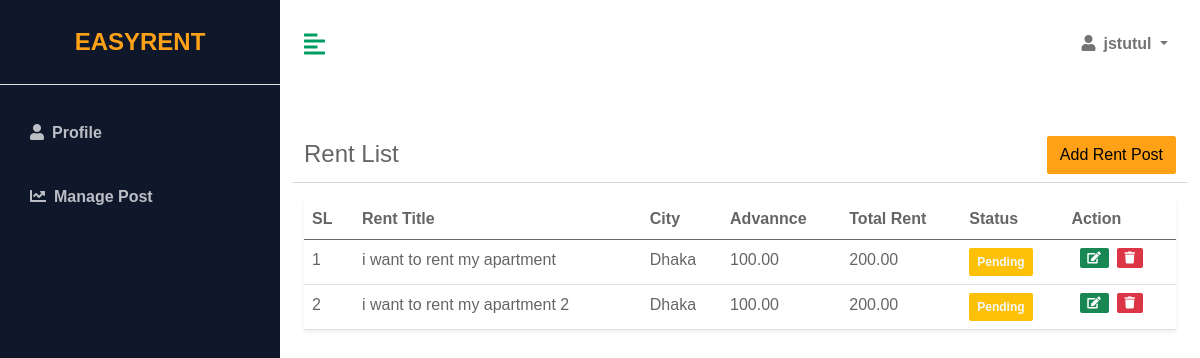
The app's page /account/rent-list (signed in), older data.
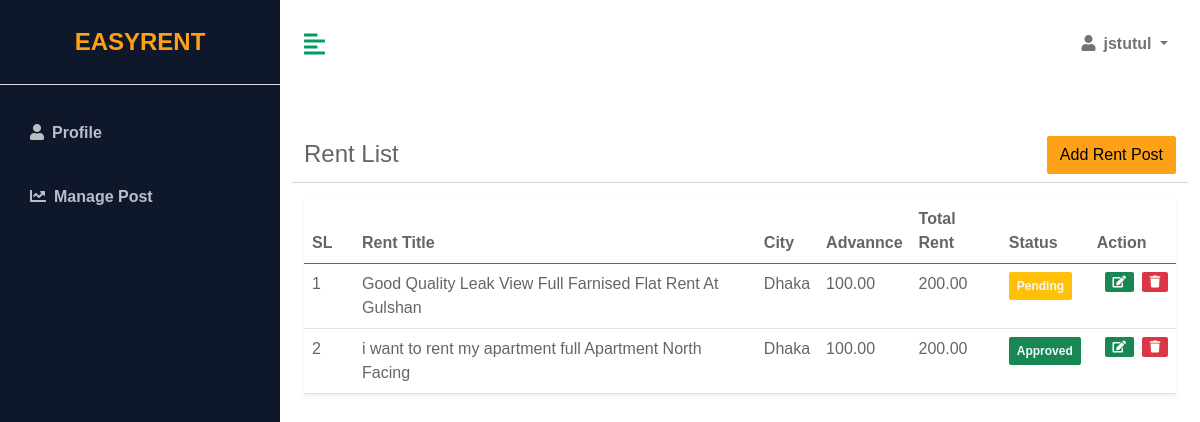
The same page, newer data.
### App_Rental/models.py (models this page shows, shortened)
class House(models.Model):
    owner = models.ForeignKey(User, on_delete=models.CASCADE)
    title = models.CharField(max_length=500, blank=False)
    city = models.ForeignKey(City, on_delete=models.DO_NOTHING)
    address = models.CharField(max_length=500, blank=False)
    house_type = models.CharField(max_length=10, choices=HOUSE_TYPE_LIST, default="1")
    house_name = models.CharField(max_length=200, null=True)
    house_area = models.IntegerField(default=800)
    description = RichTextField(null=True)
    is_parking = models.BooleanField(default=True)
    total_bedrooms = models.IntegerField(default=0)
    total_bathrooms = models.IntegerField(default=0)
    floor_no = models.IntegerField(default=0)
    map_link =models.CharField(max_length=10000,blank=True)
    monthly_rent = models.DecimalField(max_digits=10, decimal_places=2, default=Decimal('0.00'))
    advacne_rent = models.DecimalField(max_digits=10, decimal_places=2, default=Decimal('0.00'))
    images = models.ManyToManyField('HouseImage', related_name='houses', blank=True)
    is_active=models.BooleanField(default=False)
    is_reject=models.BooleanField(default=False)
    is_rented=models.BooleanField(default=False)
    created=models.DateTimeField(auto_now=True,auto_now_add=False)

class City(models.Model):
    name = models.CharField(max_length=200, blank=False)
    is_active = models.BooleanField(default=True)
    def __str__(self):
        return self.name

### App_Account/views.py (the view)
# urls.py: path('rent-list',RentListView,name='rentlist'),
@house_owner_required
def RentListView(request):
    myrent_list=House.objects.filter(owner=request.user)
    context={
        'myrent_list':myrent_list
    }
    return render(request,'App_Dashboard/rentlist.html',context)

### App_Account/views.py (called while the page is built)
def house_owner_required(view_func):
    @wraps(view_func)
    def wrapper(request, *args, **kwargs):
        if request.user.is_authenticated:
            if request.user.userprofile.userType == "1":
                return view_func(request, *args, **kwargs)
            else:
                return render(request, 'accessdenied.html')
        else:
            return redirect('App_Account:login')
    return wrapper

### templates/App_Dashboard/rentlist.html (shortened to what this page needs)
{% extends 'App_Dashboard/base.html'%}
{% load static%}
{% block dashboard%}
{% block css %}
<link href="https://cdn.datatables.net/v/dt/dt-2.0.3/datatables.min.css" rel="stylesheet">
{% endblock %}
<div class="container-fluid px-4">
    <div class="row my-5">
        <div class="col-lg-12 mb-2">
            <span class="mb-3" style="font-size: 24px;">Rent List<a href="{% url 'App_Account:addrent'%}"
                    style="float: inline-end;" class="btn btn-primary">Add Rent Post</a>
        </div>
        <hr>
        <div class="col">
            <table class="table bg-white rounded shadow-sm  table-hover" id="rentlist">
                <thead>
                    <tr>
                        <th scope="col" width="50">SL</th>
                        <th scope="col">Rent Title</th>
                        <th scope="col">City</th>
                        <th scope="col">Advannce</th>
                        <th scope="col">Total Rent</th>
                        <th scope="col">Status</th>
                        <th scope="col">Action</th>
                    </tr>
                </thead>
                <tbody>
                    {% for item in myrent_list%}
                    <tr>
                        <td>{{forloop.counter}}</td>
                        <td>{{item.title}}</td>
                        <td>{{item.city}}</td>
                        <td>{{item.advacne_rent}}</td>
                        <td>{{item.monthly_rent}}</td>
                        <td>{% if item.is_active == True %} <span
                                class="badge bg-success text-light p-2">Approved</span> {% else %}
                            <span class="badge bg-warning text-light p-2">Pending</span> {% endif %}
                        </td>
                        <td>
                            <div class="d-flex align-items-center list-action">
                                <a class="badge bg-success mx-2" href="{% url 'App_Account:editrent' item.id %}"><i
                                        class="fas fa-edit"></i></a>
                                <a class="badge bg-danger" href=""><i class="fa fa-trash"></i></a>
                            </div>
                        </td>
                    </tr>
                    {% endfor %}
                </tbody>
            </table>
        </div>
    </div>
</div>
{% endblock %}

Row changes from the older to the newer data that the page shows:
changed House: title "i want to rent my apartment" → "Good Quality Leak View Full Farnised Flat Rent At Gulshan"
changed House: title "i want to rent my apartment 2" → "i want to rent my apartment full Apartment North Facing"; is_active "Pending" → "Approved"
